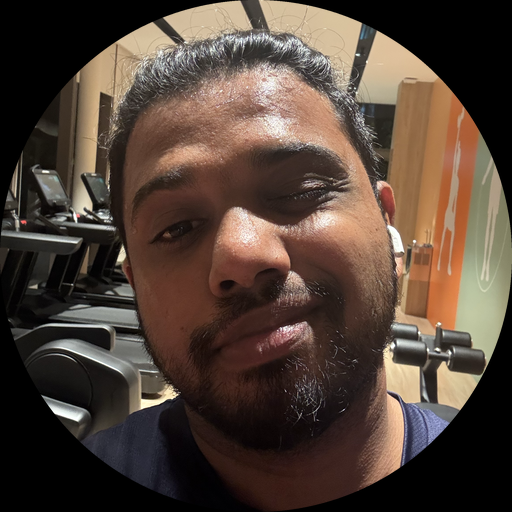
#> input picture src/assets/profile.png, 512 x 512 px
$ python -i profile-avatar.py   (imports and definitions only)
#> lines starting #> are read from the running program, lines starting #| are printed output that depends on the picture
#!/usr/bin/env python3
"""Turn a full-size portrait into the circular avatar the sidebar renders.

The source is a multi-megapixel phone photo, orders of magnitude more pixels
than the sidebar ever shows. This crops it square around the face, masks it to
a circle, and downscales to SIZE so the checked-in asset is small enough that
Astro's image pipeline has almost nothing left to do.

    python3 scripts/profile-avatar.py <source> [dest.png]

Re-run it against the original if the framing needs adjusting; the crop box is
the only thing worth tuning. HEIC straight off a phone is accepted — Pillow
cannot read it, so it is converted with sips first.
"""

import subprocess
import sys
import tempfile
from pathlib import Path

from PIL import Image, ImageDraw, ImageOps

# Square crop, in the pixel coordinates of the *upright* image, chosen so the
# head sits centred with a little headroom.
CROP = (0, 500, 2316, 2816)

# Rendered at 5.5-6.5rem, so 512 covers a 2x display with room to spare.
SIZE = 512

# The mask is built at 4x and downsampled, which antialiases the circle edge —
# drawing an ellipse straight at SIZE leaves visible stair-stepping.
SUPERSAMPLE = 4


def load_upright(source: Path) -> Image.Image:
    """Open the source, converting via sips if Pillow has no decoder for it.

    A phone photo carries its rotation in EXIF rather than in the pixels, so the
    crop box would otherwise be measured against a sideways image.
    """
    try:
        image = Image.open(source)
    except OSError:
        converted = Path(tempfile.mkdtemp()) / "source.png"
        subprocess.run(
            ["sips", "-s", "format", "png", str(source), "--out", str(converted)],
            check=True,
            capture_output=True,
        )
        image = Image.open(converted)

    return ImageOps.exif_transpose(image).convert("RGB")


def build(source: Path, dest: Path) -> None:
    image = load_upright(source)

    left, top, right, bottom = CROP
    if right > image.width or bottom > image.height:
        raise SystemExit(
            f"crop {CROP} does not fit inside {source.name} ({image.width}x{image.height})"
        )
    if right - left != bottom - top:
        raise SystemExit(f"crop {CROP} is not square")

    face = image.crop(CROP).resize((SIZE, SIZE), Image.LANCZOS)

    mask = Image.new("L", (SIZE * SUPERSAMPLE, SIZE * SUPERSAMPLE), 0)
    ImageDraw.Draw(mask).ellipse((0, 0, mask.width - 1, mask.height - 1), fill=255)
    mask = mask.resize((SIZE, SIZE), Image.LANCZOS)

    avatar = Image.new("RGBA", (SIZE, SIZE), (0, 0, 0, 0))
    avatar.paste(face, (0, 0), mask)
    avatar.save(dest, "PNG", optimize=True)

    print(
        f"{source.name} {image.width}x{image.height} {source.stat().st_size / 1e6:.2f} MB"
        f"  ->  {dest.name} {SIZE}x{SIZE} {dest.stat().st_size / 1e3:.0f} kB"
    )


# [6 lines not run here, left out]

>>> import cv2
>>> picture = cv2.imread('../src/assets/profile.png', cv2.IMREAD_GRAYSCALE)
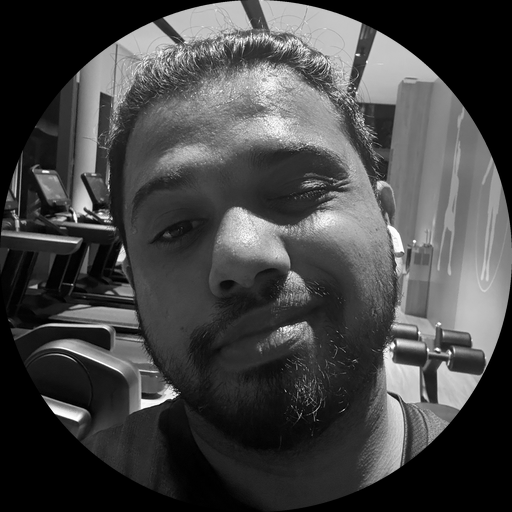
#> picture: shape (512, 512); min 0, max 255, mean 69.3
>>> result = build(picture, 'out.png')
#> (the run stopped early here; a loop or call above may not have finished)
